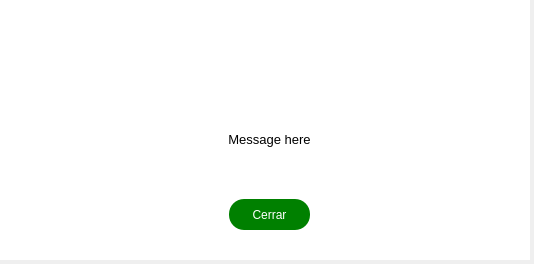
<?xml version="1.0" encoding="UTF-8"?>
<ui version="4.0">
 <class>Dialog</class>
 <widget class="QDialog" name="Dialog">
  <property name="geometry">
   <rect>
    <x>0</x>
    <y>0</y>
    <width>534</width>
    <height>264</height>
   </rect>
  </property>
  <property name="windowTitle">
   <string>Dialog</string>
  </property>
  <widget class="QWidget" name="widget" native="true">
   <property name="geometry">
    <rect>
     <x>-1</x>
     <y>-1</y>
     <width>531</width>
     <height>261</height>
    </rect>
   </property>
   <property name="styleSheet">
    <string notr="true">QWidget{
	background-color: #fff;
}</string>
   </property>
   <widget class="QLabel" name="txt_message">
    <property name="geometry">
     <rect>
      <x>120</x>
      <y>90</y>
      <width>301</width>
      <height>101</height>
     </rect>
    </property>
    <property name="font">
     <font>
      <pointsize>10</pointsize>
     </font>
    </property>
    <property name="toolTipDuration">
     <number>-4</number>
    </property>
    <property name="layoutDirection">
     <enum>Qt::LeftToRight</enum>
    </property>
    <property name="autoFillBackground">
     <bool>false</bool>
    </property>
    <property name="text">
     <string>Message here</string>
    </property>
    <property name="alignment">
     <set>Qt::AlignCenter</set>
    </property>
   </widget>
   <widget class="QPushButton" name="btn_cerrar">
    <property name="geometry">
     <rect>
      <x>230</x>
      <y>200</y>
      <width>81</width>
      <height>31</height>
     </rect>
    </property>
    <property name="cursor">
     <cursorShape>PointingHandCursor</cursorShape>
    </property>
    <property name="styleSheet">
     <string notr="true">QPushButton{
	background-color: green;
	border-radius:15px;
	color: #fff;
	font: 75 9pt &quot;MS Shell Dlg 2&quot;;
	cursor: pointer;
}</string>
    </property>
    <property name="text">
     <string>Cerrar</string>
    </property>
   </widget>
   <widget class="QLabel" name="txt_icon">
    <property name="geometry">
     <rect>
      <x>240</x>
      <y>50</y>
      <width>61</width>
      <height>61</height>
     </rect>
    </property>
    <property name="text">
     <string/>
    </property>
    <property name="pixmap">
     <pixmap>../assets/check-mark-icon.png</pixmap>
    </property>
    <property name="scaledContents">
     <bool>true</bool>
    </property>
    <property name="alignment">
     <set>Qt::AlignCenter</set>
    </property>
   </widget>
  </widget>
 </widget>
 <resources/>
 <connections/>
</ui>
